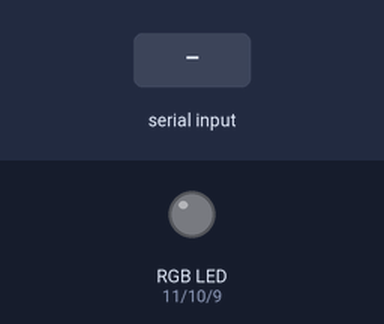
A sketch run on a simulated Arduino Uno, built with avr-gcc and run on an emulated ATmega328P. Shown: an RGB LED mixed from three pins (HIGH = lit). The inputs (shaded band) are chosen by the test bench.

Above: at 1.2 s.
1.3 s: "r" received over Serial
At 2.5 s:
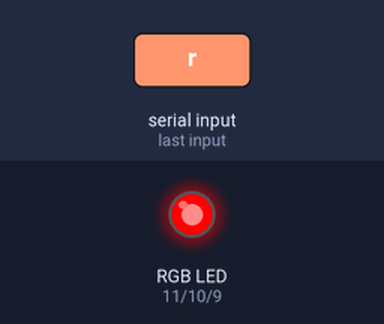
2.8 s: "g" received over Serial
At 3.9 s:
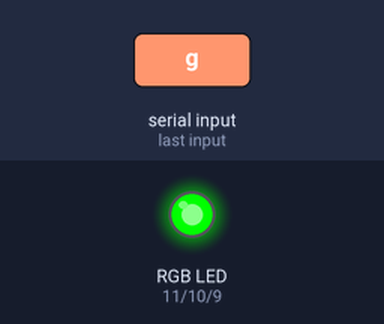
4.3 s: "b" received over Serial
At 5.0 s:
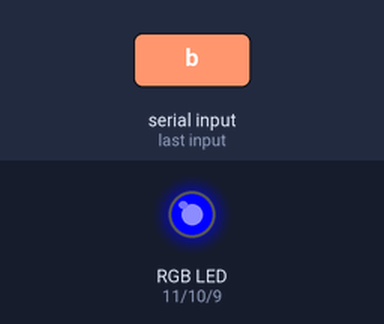
Timing chart, 0 to 7.3 s (numbered marks = the images above; inputs shaded):
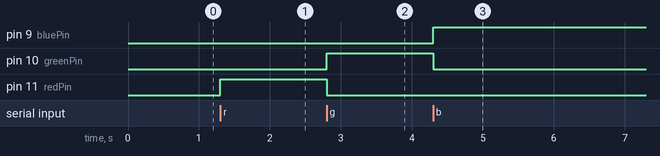

The sketch:

Serial_RGB.ino
```cpp
const int redPin = 11;
const int greenPin = 10;
const int bluePin = 9;

void setup() {
pinMode(redPin,OUTPUT);
pinMode(greenPin,OUTPUT);
pinMode(bluePin,OUTPUT);
Serial.begin(9600);
}

void loop() {
  if(Serial.available()) {
    char ch = Serial.read();
    if(ch=='r') {
      digitalWrite(redPin,HIGH);
      digitalWrite(greenPin,LOW);
      digitalWrite(bluePin,LOW);
      delay(500);
    }
    else if(ch=='g') {
      digitalWrite(redPin,LOW);
      digitalWrite(greenPin,HIGH);
      digitalWrite(bluePin,LOW);
      delay(500);
    }
    else if(ch=='b') {
      digitalWrite(redPin,LOW);
      digitalWrite(greenPin,LOW);
      digitalWrite(bluePin,HIGH);
      delay(500);
    }
  }
}
```

Measured:
- after the input at 1.3 s, pin 11 (redPin): LOW → HIGH at once
- after the input at 2.8 s, pin 10 (greenPin): LOW → HIGH at once; pin 11 (redPin): HIGH → LOW at once
- after the input at 4.3 s, pin 9 (bluePin): LOW → HIGH at once; pin 10 (greenPin): HIGH → LOW at once
